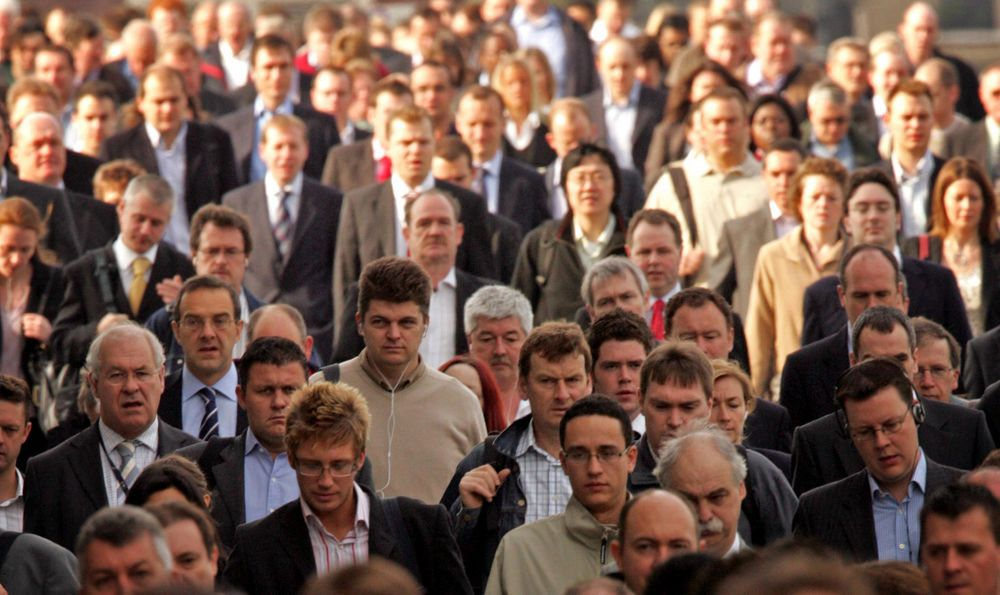
#> input picture 06_multimedia/people.jpg, 1000 x 595 px
$ python opencv_eye_detection.py
#> lines starting #> are read from the running program, lines starting #| are printed output that depends on the picture; after the words box and inside, x2 and y2 are one past the last pixel; in counts of white or black regions, pixels touching at a corner belong together
import cv2

face_cascade = cv2.CascadeClassifier('./xml/face.xml')
eye_cascade = cv2.CascadeClassifier('./xml/eye.xml')

img = cv2.imread('people.jpg')
#> img is the input picture: shape (595, 1000, 3); mean B, G, R 77.8, 90.7, 119.1
gray = cv2.cvtColor(img, cv2.COLOR_BGR2GRAY)
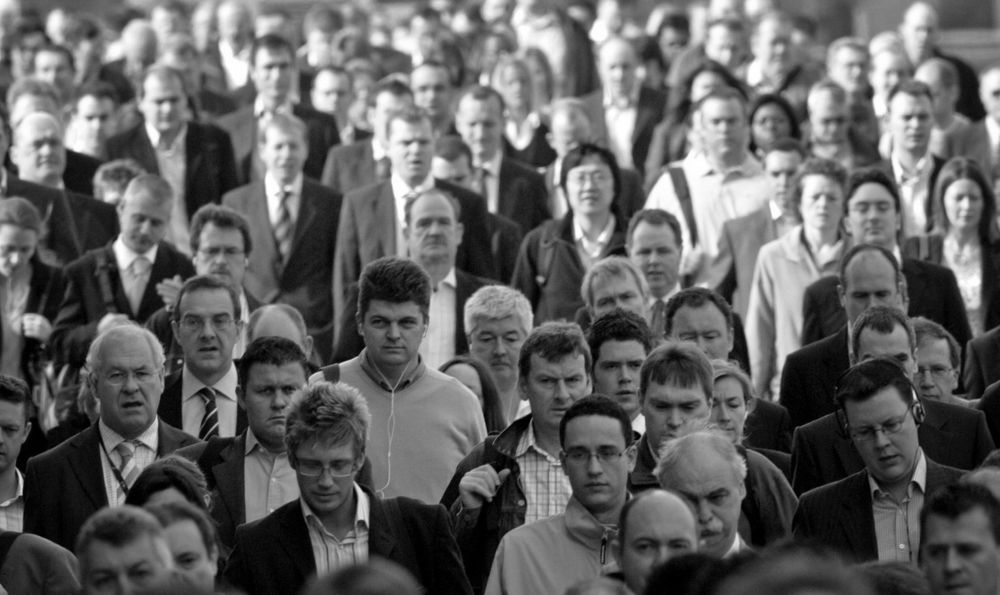
#> gray: shape (595, 1000); min 0, max 255, mean 97.7

faces = face_cascade.detectMultiScale(gray)
#> faces = 46 rows, first 6: [866, 60, 35, 35], [752, 22, 49, 49], [825, 47, 44, 44], [34, 54, 41, 41], [139, 82, 51, 51], [72, 97, 53, 53]

for(x, y, w, h) in faces:
    cv2.rectangle(img, (x,y), (x+w,y+h), (255, 0, 0), 2)

    roi_gray = gray[y:y+h, x:x+w]
    roi_color = img[y:y+h, x:x+w]

    eyes = eye_cascade.detectMultiScale(roi_gray)

    for(ex, ey, ew, eh) in eyes:
        cv2.rectangle(roi_color, (ex,ey), (ex+ew, ey+eh), (0, 255 , 0), 2)
#> this loop made 46 passes
#> (x, y, w, h) on passes 1, 2, 3, 4, 5, 6, 7, 8, 10, 11, 13, 14: (866, 60, 35, 35), (752, 22, 49, 49), (825, 47, 44, 44), (34, 54, 41, 41), (139, 82, 51, 51), (72, 97, 53, 53), (751, 104, 40, 40), (257, 126, 51, 51), (941, 179, 49, 49), (594, 45, 54, 54), (698, 100, 56, 56), (458, 104, 51, 51)
#> (x, y, w, h, eyes) on passes 9, 12, 24, 26, 27, 28: (797, 176, 54, 54, [[12, 11, 26, 26]]), (888, 95, 57, 57, [[9, 4, 43, 43]]), (244, 365, 66, 66, [[32, 13, 21, 21]]), (843, 184, 62, 62, [[11, 12, 22, 22]]), (120, 200, 52, 52, [[14, 9, 26, 26]]), (406, 200, 59, 59, [[17, 29, 21, 21], [7, 4, 40, 40]])
#> pass 1, `roi_gray = gray[y:y+h, x:x+w]`:
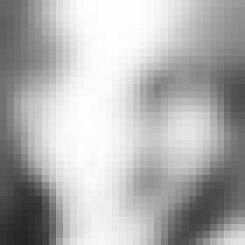
#> roi_gray: shape (35, 35) (shown 7 times larger); min 37, max 255, mean 177.9
#> pass 1, `roi_color = img[y:y+h, x:x+w]`:
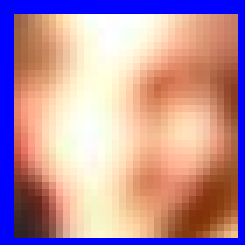
#> roi_color: shape (35, 35, 3) (shown 7 times larger); mean B, G, R 160.2, 144.7, 185.2
#> pass 2, `roi_color = img[y:y+h, x:x+w]`:
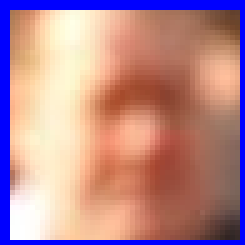
#> roi_color: shape (49, 49, 3) (shown 5 times larger); mean B, G, R 142.6, 136.9, 183
#> after the loop:
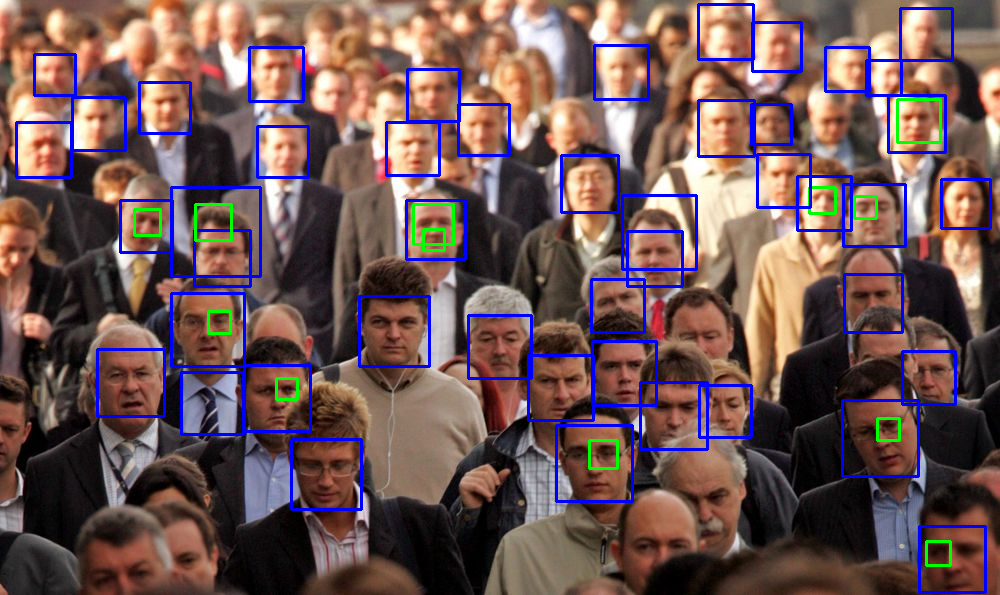
#> img: shape (595, 1000, 3); 5.84% of pixels changed, all inside (x1, y1, x2, y2) = (15, 3, 992, 594)
#> after the loop:
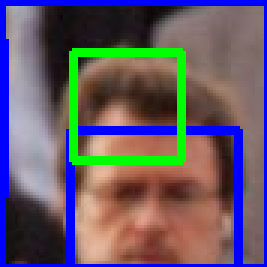
#> roi_color: shape (89, 89, 3) (shown 3 times larger); mean B, G, R 102.5, 91.1, 101.1
#> after the loop:
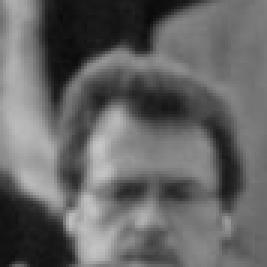
#> roi_gray: shape (89, 89) (shown 3 times larger); min 8, max 198, mean 100.9

cv2.imshow('img', img)
cv2.waitKey(0)
cv2.destroyAllWindows()
